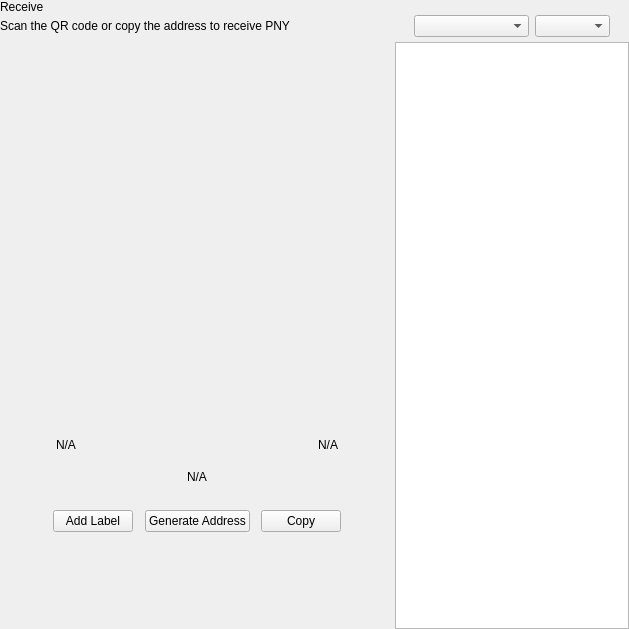
<?xml version="1.0" encoding="UTF-8"?>
<ui version="4.0">
 <class>ReceiveWidget</class>
 <widget class="QWidget" name="ReceiveWidget">
  <property name="geometry">
   <rect>
    <x>0</x>
    <y>0</y>
    <width>629</width>
    <height>629</height>
   </rect>
  </property>
  <property name="minimumSize">
   <size>
    <width>0</width>
    <height>0</height>
   </size>
  </property>
  <property name="windowTitle">
   <string>Form</string>
  </property>
  <layout class="QHBoxLayout" name="horizontalLayout_2" stretch="2,1">
   <property name="spacing">
    <number>0</number>
   </property>
   <property name="leftMargin">
    <number>0</number>
   </property>
   <property name="topMargin">
    <number>0</number>
   </property>
   <property name="rightMargin">
    <number>0</number>
   </property>
   <property name="bottomMargin">
    <number>0</number>
   </property>
   <item>
    <widget class="QWidget" name="left" native="true">
     <layout class="QVBoxLayout" name="verticalLayout_3">
      <property name="leftMargin">
       <number>0</number>
      </property>
      <property name="topMargin">
       <number>0</number>
      </property>
      <property name="rightMargin">
       <number>0</number>
      </property>
      <property name="bottomMargin">
       <number>0</number>
      </property>
      <item>
       <layout class="QVBoxLayout" name="verticalLayout_2">
        <property name="spacing">
         <number>0</number>
        </property>
        <property name="leftMargin">
         <number>0</number>
        </property>
        <item>
         <layout class="QHBoxLayout" name="horizontalLayout_3">
          <property name="spacing">
           <number>0</number>
          </property>
          <item>
           <layout class="QVBoxLayout" name="verticalLayout_4">
            <property name="spacing">
             <number>5</number>
            </property>
            <item>
             <widget class="QLabel" name="labelTitle">
              <property name="text">
               <string>Receive</string>
              </property>
             </widget>
            </item>
            <item alignment="Qt::AlignTop">
             <widget class="QLabel" name="labelSubtitle1">
              <property name="text">
               <string>Scan the QR code or copy the address to receive PNY</string>
              </property>
             </widget>
            </item>
           </layout>
          </item>
          <item>
           <spacer name="horizontalSpacer">
            <property name="orientation">
             <enum>Qt::Horizontal</enum>
            </property>
            <property name="sizeHint" stdset="0">
             <size>
              <width>40</width>
              <height>20</height>
             </size>
            </property>
           </spacer>
          </item>
         </layout>
        </item>
        <item>
         <spacer name="verticalSpacer_2">
          <property name="orientation">
           <enum>Qt::Vertical</enum>
          </property>
          <property name="sizeType">
           <enum>QSizePolicy::Expanding</enum>
          </property>
          <property name="sizeHint" stdset="0">
           <size>
            <width>20</width>
            <height>50</height>
           </size>
          </property>
         </spacer>
        </item>
        <item alignment="Qt::AlignHCenter">
         <widget class="QWidget" name="layoutQR" native="true">
          <property name="maximumSize">
           <size>
            <width>510</width>
            <height>16777215</height>
           </size>
          </property>
          <layout class="QVBoxLayout" name="verticalLayoutQr">
           <item>
            <spacer name="verticalSpacer11">
             <property name="orientation">
              <enum>Qt::Vertical</enum>
             </property>
             <property name="sizeType">
              <enum>QSizePolicy::Fixed</enum>
             </property>
             <property name="sizeHint" stdset="0">
              <size>
               <width>20</width>
               <height>20</height>
              </size>
             </property>
            </spacer>
           </item>
           <item alignment="Qt::AlignHCenter">
            <widget class="QLabel" name="labelQrImg">
             <property name="minimumSize">
              <size>
               <width>260</width>
               <height>260</height>
              </size>
             </property>
             <property name="maximumSize">
              <size>
               <width>260</width>
               <height>260</height>
              </size>
             </property>
             <property name="text">
              <string/>
             </property>
             <property name="alignment">
              <set>Qt::AlignCenter</set>
             </property>
            </widget>
           </item>
           <item>
            <spacer name="verticalSpacer_21">
             <property name="orientation">
              <enum>Qt::Vertical</enum>
             </property>
             <property name="sizeType">
              <enum>QSizePolicy::Fixed</enum>
             </property>
             <property name="sizeHint" stdset="0">
              <size>
               <width>20</width>
               <height>30</height>
              </size>
             </property>
            </spacer>
           </item>
           <item>
            <widget class="QWidget" name="widget" native="true">
             <property name="minimumSize">
              <size>
               <width>0</width>
               <height>0</height>
              </size>
             </property>
             <layout class="QHBoxLayout" name="horizontalLayout_5">
              <item>
               <widget class="QLabel" name="labelLabel">
                <property name="text">
                 <string notr="true">N/A</string>
                </property>
               </widget>
              </item>
              <item>
               <spacer name="horizontalSpacer_2">
                <property name="orientation">
                 <enum>Qt::Horizontal</enum>
                </property>
                <property name="sizeHint" stdset="0">
                 <size>
                  <width>141</width>
                  <height>20</height>
                 </size>
                </property>
               </spacer>
              </item>
              <item>
               <widget class="QLabel" name="labelDate">
                <property name="text">
                 <string notr="true">N/A</string>
                </property>
                <property name="alignment">
                 <set>Qt::AlignRight|Qt::AlignTrailing|Qt::AlignVCenter</set>
                </property>
               </widget>
              </item>
             </layout>
            </widget>
           </item>
           <item>
            <widget class="QLabel" name="labelAddress">
             <property name="sizePolicy">
              <sizepolicy hsizetype="Expanding" vsizetype="Preferred">
               <horstretch>0</horstretch>
               <verstretch>0</verstretch>
              </sizepolicy>
             </property>
             <property name="minimumSize">
              <size>
               <width>300</width>
               <height>0</height>
              </size>
             </property>
             <property name="text">
              <string notr="true">N/A</string>
             </property>
             <property name="alignment">
              <set>Qt::AlignCenter</set>
             </property>
            </widget>
           </item>
           <item>
            <spacer name="verticalSpacer_4">
             <property name="orientation">
              <enum>Qt::Vertical</enum>
             </property>
             <property name="sizeType">
              <enum>QSizePolicy::Fixed</enum>
             </property>
             <property name="sizeHint" stdset="0">
              <size>
               <width>20</width>
               <height>20</height>
              </size>
             </property>
            </spacer>
           </item>
           <item>
            <layout class="QHBoxLayout" name="horizontalLayout_4">
             <item alignment="Qt::AlignHCenter">
              <widget class="QPushButton" name="pushButtonLabel">
               <property name="focusPolicy">
                <enum>Qt::NoFocus</enum>
               </property>
               <property name="text">
                <string>Add Label</string>
               </property>
              </widget>
             </item>
             <item alignment="Qt::AlignHCenter">
              <widget class="QPushButton" name="pushButtonNewAddress">
               <property name="focusPolicy">
                <enum>Qt::NoFocus</enum>
               </property>
               <property name="text">
                <string>Generate Address</string>
               </property>
              </widget>
             </item>
             <item alignment="Qt::AlignHCenter">
              <widget class="QPushButton" name="pushButtonCopy">
               <property name="focusPolicy">
                <enum>Qt::NoFocus</enum>
               </property>
               <property name="text">
                <string>Copy</string>
               </property>
              </widget>
             </item>
            </layout>
           </item>
           <item>
            <spacer name="verticalSpacer_3">
             <property name="orientation">
              <enum>Qt::Vertical</enum>
             </property>
             <property name="sizeType">
              <enum>QSizePolicy::Expanding</enum>
             </property>
             <property name="sizeHint" stdset="0">
              <size>
               <width>20</width>
               <height>20</height>
              </size>
             </property>
            </spacer>
           </item>
          </layout>
         </widget>
        </item>
        <item>
         <spacer name="verticalSpacer">
          <property name="orientation">
           <enum>Qt::Vertical</enum>
          </property>
          <property name="sizeHint" stdset="0">
           <size>
            <width>20</width>
            <height>40</height>
           </size>
          </property>
         </spacer>
        </item>
       </layout>
      </item>
     </layout>
    </widget>
   </item>
   <item>
    <widget class="QWidget" name="right" native="true">
     <layout class="QVBoxLayout" name="verticalLayout_5">
      <property name="spacing">
       <number>0</number>
      </property>
      <property name="leftMargin">
       <number>1</number>
      </property>
      <property name="topMargin">
       <number>0</number>
      </property>
      <property name="rightMargin">
       <number>0</number>
      </property>
      <property name="bottomMargin">
       <number>0</number>
      </property>
      <item>
       <layout class="QVBoxLayout" name="container_right">
        <property name="spacing">
         <number>0</number>
        </property>
        <property name="leftMargin">
         <number>0</number>
        </property>
        <property name="rightMargin">
         <number>0</number>
        </property>
        <item>
         <layout class="QVBoxLayout" name="verticalLayout">
          <property name="spacing">
           <number>6</number>
          </property>
          <property name="leftMargin">
           <number>19</number>
          </property>
          <property name="rightMargin">
           <number>19</number>
          </property>
          <item>
           <widget class="OptionButton" name="btnRequest" native="true"/>
          </item>
          <item>
           <widget class="OptionButton" name="btnMyAddresses" native="true">
            <property name="sizePolicy">
             <sizepolicy hsizetype="Preferred" vsizetype="Minimum">
              <horstretch>0</horstretch>
              <verstretch>0</verstretch>
             </sizepolicy>
            </property>
           </widget>
          </item>
         </layout>
        </item>
        <item>
         <widget class="QWidget" name="sortWidget" native="true">
          <layout class="QHBoxLayout" name="horizontalLayout_6">
           <property name="leftMargin">
            <number>19</number>
           </property>
           <property name="rightMargin">
            <number>19</number>
           </property>
           <property name="bottomMargin">
            <number>5</number>
           </property>
           <item>
            <spacer name="horizontalSpacer_3">
             <property name="orientation">
              <enum>Qt::Horizontal</enum>
             </property>
             <property name="sizeHint" stdset="0">
              <size>
               <width>40</width>
               <height>20</height>
              </size>
             </property>
            </spacer>
           </item>
           <item>
            <widget class="QComboBox" name="comboBoxSort">
             <property name="sizePolicy">
              <sizepolicy hsizetype="Preferred" vsizetype="Fixed">
               <horstretch>0</horstretch>
               <verstretch>0</verstretch>
              </sizepolicy>
             </property>
             <property name="minimumSize">
              <size>
               <width>115</width>
               <height>0</height>
              </size>
             </property>
            </widget>
           </item>
           <item>
            <widget class="QComboBox" name="comboBoxSortOrder">
             <property name="sizePolicy">
              <sizepolicy hsizetype="Preferred" vsizetype="Fixed">
               <horstretch>0</horstretch>
               <verstretch>0</verstretch>
              </sizepolicy>
             </property>
             <property name="minimumSize">
              <size>
               <width>75</width>
               <height>0</height>
              </size>
             </property>
            </widget>
           </item>
          </layout>
         </widget>
        </item>
        <item>
         <widget class="QListView" name="listViewAddress"/>
        </item>
       </layout>
      </item>
     </layout>
    </widget>
   </item>
  </layout>
 </widget>
 <customwidgets>
  <customwidget>
   <class>OptionButton</class>
   <extends>QWidget</extends>
   <header>qt/pny/optionbutton.h</header>
   <container>1</container>
  </customwidget>
 </customwidgets>
 <resources/>
 <connections/>
</ui>
